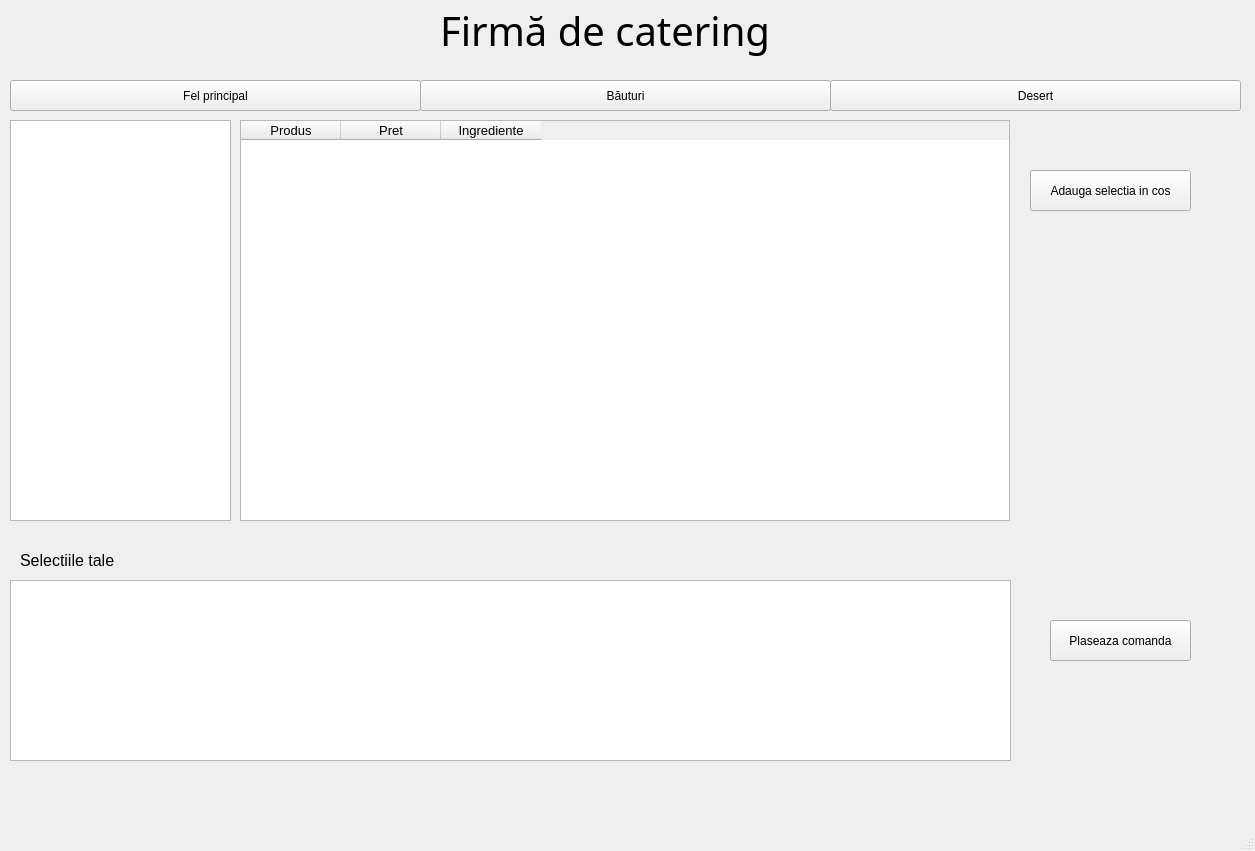
<?xml version="1.0" encoding="UTF-8"?>
<ui version="4.0">
 <class>MainWindow</class>
 <widget class="QMainWindow" name="MainWindow">
  <property name="geometry">
   <rect>
    <x>0</x>
    <y>0</y>
    <width>1255</width>
    <height>851</height>
   </rect>
  </property>
  <property name="windowTitle">
   <string>MainWindow</string>
  </property>
  <widget class="QWidget" name="centralwidget">
   <widget class="QLabel" name="lbl_title">
    <property name="geometry">
     <rect>
      <x>440</x>
      <y>0</y>
      <width>361</width>
      <height>61</height>
     </rect>
    </property>
    <property name="font">
     <font>
      <family>Monotype Corsiva</family>
      <pointsize>30</pointsize>
     </font>
    </property>
    <property name="text">
     <string>Firmă de catering</string>
    </property>
   </widget>
   <widget class="QPushButton" name="btn_fel_principal">
    <property name="geometry">
     <rect>
      <x>10</x>
      <y>80</y>
      <width>411</width>
      <height>31</height>
     </rect>
    </property>
    <property name="text">
     <string>Fel principal</string>
    </property>
   </widget>
   <widget class="QPushButton" name="btn_bauturi">
    <property name="geometry">
     <rect>
      <x>420</x>
      <y>80</y>
      <width>411</width>
      <height>31</height>
     </rect>
    </property>
    <property name="text">
     <string>Băuturi</string>
    </property>
   </widget>
   <widget class="QPushButton" name="btn_desert">
    <property name="geometry">
     <rect>
      <x>830</x>
      <y>80</y>
      <width>411</width>
      <height>31</height>
     </rect>
    </property>
    <property name="text">
     <string>Desert</string>
    </property>
   </widget>
   <widget class="QTableWidget" name="tableWidget">
    <property name="geometry">
     <rect>
      <x>240</x>
      <y>120</y>
      <width>770</width>
      <height>401</height>
     </rect>
    </property>
    <column>
     <property name="text">
      <string>Produs</string>
     </property>
     <property name="font">
      <font>
       <pointsize>10</pointsize>
       <weight>50</weight>
       <italic>false</italic>
       <bold>false</bold>
      </font>
     </property>
     <property name="textAlignment">
      <set>AlignCenter</set>
     </property>
    </column>
    <column>
     <property name="text">
      <string>Pret</string>
     </property>
     <property name="font">
      <font>
       <pointsize>10</pointsize>
      </font>
     </property>
     <property name="textAlignment">
      <set>AlignCenter</set>
     </property>
    </column>
    <column>
     <property name="text">
      <string>Ingrediente</string>
     </property>
     <property name="font">
      <font>
       <pointsize>10</pointsize>
      </font>
     </property>
     <property name="textAlignment">
      <set>AlignCenter</set>
     </property>
    </column>
   </widget>
   <widget class="QListWidget" name="listWidget">
    <property name="geometry">
     <rect>
      <x>10</x>
      <y>120</y>
      <width>221</width>
      <height>401</height>
     </rect>
    </property>
   </widget>
   <widget class="QListWidget" name="list_view_selectii">
    <property name="geometry">
     <rect>
      <x>10</x>
      <y>580</y>
      <width>1001</width>
      <height>181</height>
     </rect>
    </property>
   </widget>
   <widget class="QPushButton" name="btn_adauga">
    <property name="geometry">
     <rect>
      <x>1030</x>
      <y>170</y>
      <width>161</width>
      <height>41</height>
     </rect>
    </property>
    <property name="text">
     <string>Adauga selectia in cos</string>
    </property>
   </widget>
   <widget class="QLabel" name="lbl_selectii">
    <property name="geometry">
     <rect>
      <x>20</x>
      <y>550</y>
      <width>141</width>
      <height>21</height>
     </rect>
    </property>
    <property name="font">
     <font>
      <pointsize>12</pointsize>
     </font>
    </property>
    <property name="text">
     <string>Selectiile tale</string>
    </property>
   </widget>
   <widget class="QPushButton" name="btn_plaseaza_cmd">
    <property name="geometry">
     <rect>
      <x>1050</x>
      <y>620</y>
      <width>141</width>
      <height>41</height>
     </rect>
    </property>
    <property name="text">
     <string>Plaseaza comanda</string>
    </property>
   </widget>
  </widget>
  <widget class="QMenuBar" name="menubar">
   <property name="geometry">
    <rect>
     <x>0</x>
     <y>0</y>
     <width>1255</width>
     <height>26</height>
    </rect>
   </property>
  </widget>
  <widget class="QStatusBar" name="statusbar"/>
 </widget>
 <resources/>
 <connections/>
</ui>
